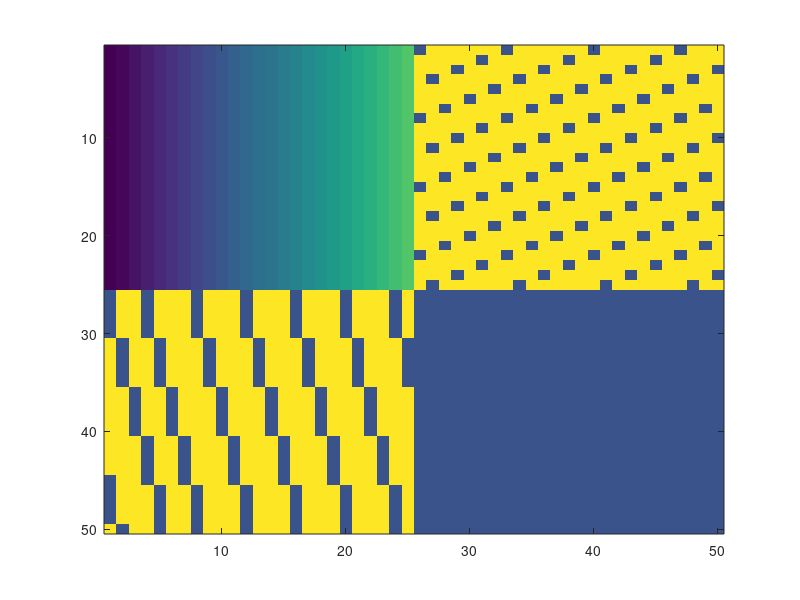

Here is the MATLAB script that generated this plot:
function  I = four_complex_rectangle()
  I = zeros(40, 40);
  c1 = 50;
  c2 = 200;
  p = 50;
  q = 50;
  I = zeros(p, q);
  I(1:p/2, 1:q/2) = c1;
  I(1:p/2, q/2+1:q) = c2;
  I(p/2+1:p, q/2+1:q) = c1;
  I(p/2+1:p, 1:q/2) = c2;

  I(1:p/2, 1:q/2) = add_gradient(I(1:p/2, 1:q/2), 0, 150,'x');
  I(p/2+1:p, 1:q/2) = add_texture(I(p/2+1:p, 1:q/2), 20, [5, 1], c1);
  I(1:p/2, q/2+1:q) = add_dots(I(1:p/2, q/2+1:q), 7, c1);
  imagesc(I);
end

function I_ = add_dots(I, d, c)
  [p q] = size(I);
  i = 1;
  while i < p*q
    I(i) = c;
    i = i + d;
  end
  I_ = I;
end
% use the supidest way which works
function I_ = add_texture(I, d, v, c)
  [p q] = size(I);
  i = 1;
  v = v ./ norm(v);
  % projection on axis 1
  d_1 = [1 0] * v';
  % projection on axis 2
  d_2 = [0 1] * v';
  while i <= p
    I = draw_line(I, [i, 1], v, c);
    i = i + d_1 * d;
  end
  i = 1;
  while i <= q
    I = draw_line(I, [1, i], v, c);
    i = i + d_2 * d;
  end
  I_ = I;
end
function I_ = draw_line(I, start, v, c)
  point = floor(start);
  point_ = point;
  v = v ./ norm(v);
  [p q] = size(I);
  while point(1) <= p && point(2) <= q
    I(point(1), point(2)) = c;
    point_ = point_ + v;
    point = floor(point_);
  end
  I_ = I;
end
function I_ = add_gradient(I, g_min, g_max, direction)
  if strcmpi('y', direction) == 1
    % gradient for direction y
    d = size(I, 1);
    g_step = (g_max - g_min) / d;
    for i = 1:d
      I(i, :) = g_min;
      g_min = g_min + g_step;
    end
  else
    % gradient for direction x
    d = size(I, 2);
    g_step = (g_max - g_min) / d;
    for i = 1:d
      I(:, i) = g_min;
      g_min = g_min + g_step;
    end
  end
  I_ = I;
end
